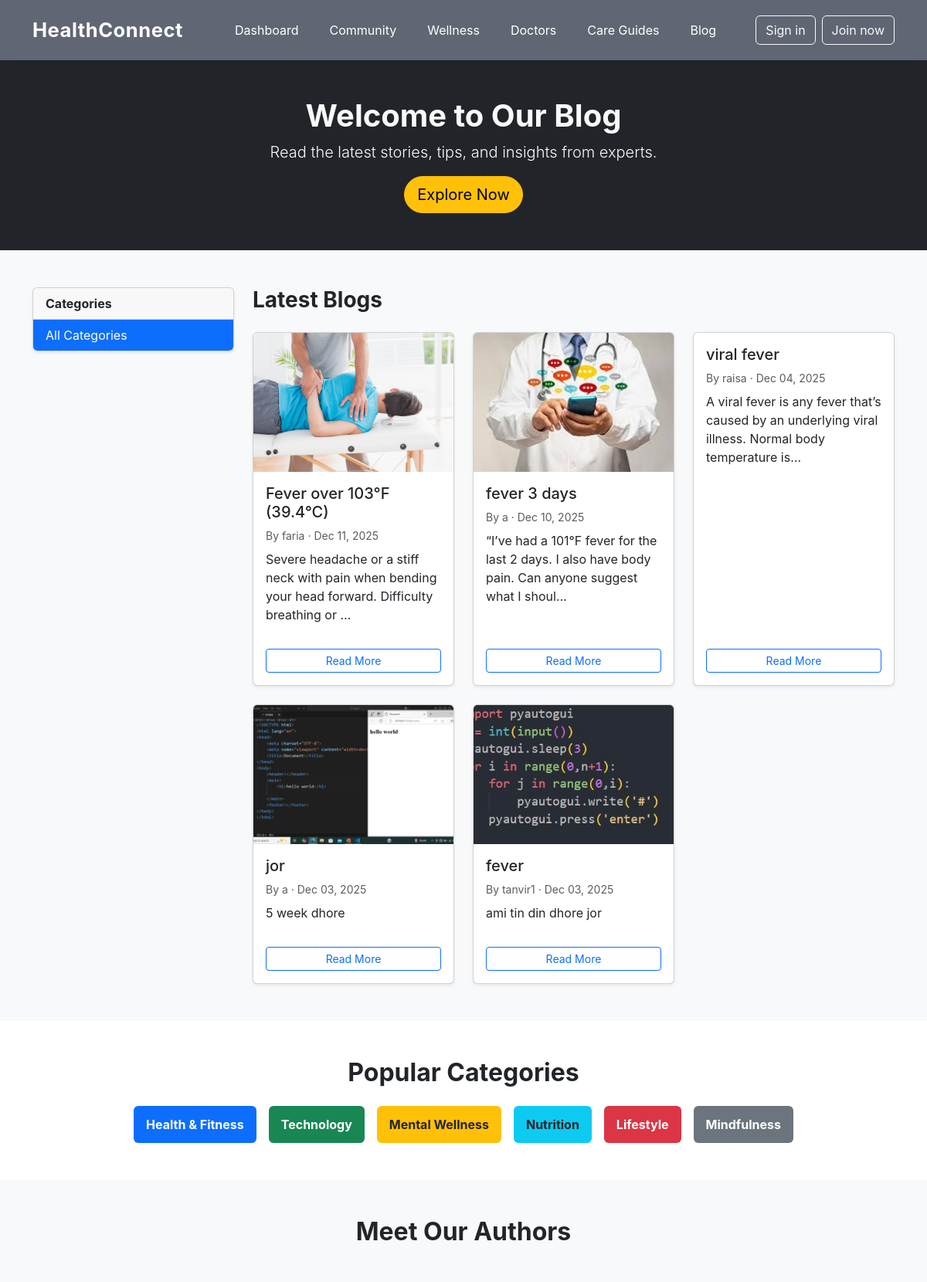
Page /blog/blogs/ (upper part) on the earlier database version.
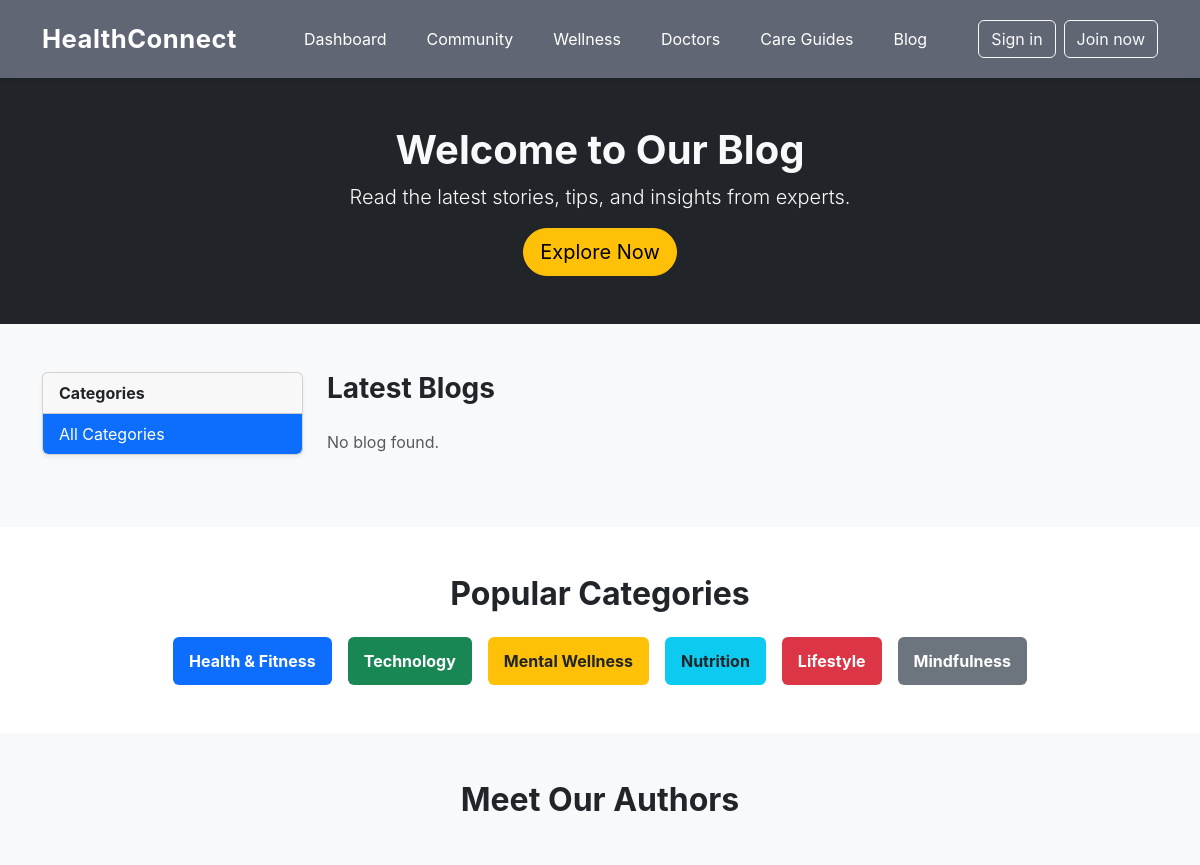
Same page on the later database version.
### blog/models.py (models this page shows, shortened)
class BlogPost(models.Model):
    author = models.ForeignKey(
        settings.AUTH_USER_MODEL,
        on_delete=models.CASCADE,
        related_name="posts"
    )
    title = models.CharField(max_length=200)
    content = RichTextField()
    description = models.TextField(blank=True, null=True)
    photo = models.ImageField(upload_to="blog_photos/", blank=True, null=True)
    category = models.ManyToManyField(Category)
    urgency_level = models.CharField(
        max_length=10,
        choices=URGENCY_CHOICES,
        default='medium'
    )
    created_at = models.DateTimeField(auto_now_add=True)

### accounts/models.py (models this page shows, shortened)
class CustomUser(AbstractUser):
    role = models.CharField(
        max_length=20,
        choices=ROLE_CHOICES,
        default="patient"
    )
    doctor_license = models.CharField(
        max_length=50,
        blank=True,
        null=True
    )
    specialization = models.ManyToManyField(
        "Specialization",
        blank=True,
        help_text="Only for doctors"
    )
    hospital_name = models.CharField(
        max_length=150,
        blank=True,
        null=True
    )
    profile_pic = models.ImageField(
        upload_to="profiles/",
        blank=True,
        null=True
    )
    token_id = models.CharField(
        max_length=12,   # Adjust for future growth
        unique=True,
        blank=True,
        editable=False
    )

### blog/views.py (the view)
# urls.py: path('blogs/', views.blog_list, name='blog_list'),
def blog_list(request, category_slug=None):
    categories = Category.objects.all()
    selected_category = None
    blogs = BlogPost.objects.all().order_by('-created_at')
    if category_slug:
        selected_category = get_object_or_404(Category, slug=category_slug)
        blogs = blogs.filter(category=selected_category)
    context = {
        'blogs': blogs,
        'categories': categories,
        'selected_category': selected_category,
    }
    return render(request, 'core/blog.html', context)

### blog/context_processors.py (called while the page is built)
def unread_notifications(request):
    if request.user.is_authenticated:
        return {
            "unread_count": request.user.notifications.filter(is_read=False).count()
        }
    return {"unread_count": 0}

### core/templates/core/blog.html (shortened to what this page needs)
{% extends "base.html" %}
{% load static %}
{% block content %}
<section class="py-5 text-center bg-dark text-light">
  <div class="container">
    <h1 class="fw-bold">Welcome to Our Blog</h1>
    <p class="lead mb-3">Read the latest stories, tips, and insights from experts.</p>
    <a href="#" class="btn btn-warning btn-lg">Explore Now</a>
  </div>
</section>
 <section class="py-5 bg-light">
  <div class="container">
    <div class="row">
      <div class="col-lg-3 mb-4">
        <div class="d-none d-lg-block">
          <div class="card shadow-sm">
            <div class="card-header fw-bold">
              Categories
            </div>
            <div class="list-group list-group-flush"
                 style="max-height:400px; overflow-y:auto;">
              <a href="{% url 'blog_list' %}"
                 class="list-group-item list-group-item-action
                 {% if not selected_category %}active{% endif %}">
                All Categories
              </a>
            </div>
          </div>
        </div>
      </div>
      <div class="col-lg-9">
        <h3 class="mb-4 fw-bold">
          {% if selected_category %}
            {{ selected_category.name }}
          {% else %}
            Latest Blogs
          {% endif %}
        </h3>
        <div class="row g-4">
          {% for blog in blogs %}
            <div class="col-lg-4 col-md-6">
              <div class="card h-100 shadow-sm">
                {% if blog.photo %}
                  <img src="{{ blog.photo.url }}"
                       class="card-img-top"
                       style="height:180px; object-fit:cover;">
                {% endif %}
                <div class="card-body d-flex flex-column">
                  <h5 class="card-title">{{ blog.title }}</h5>
                  <small class="text-muted mb-2">
                    By {{ blog.author.username }} ·
                    {{ blog.created_at|date:"M d, Y" }}
                  </small>
                  <p class="card-text">
                    {{ blog.content|truncatechars:100 }}
                  </p>
                  <a href="{% url 'blog_detail' blog.pk %}"
                     class="btn btn-outline-primary btn-sm mt-3">
                    Read More
                  </a>
                </div>
              </div>
            </div>
          {% empty %}
            <p class="text-muted">No blog found.</p>
          {% endfor %}
        </div>
      </div>
    </div>
  </div>
</section>
<section class="py-5 bg-white">
  <div class="container text-center">
    <h2 class="fw-bold mb-4">Popular Categories</h2>
    <div class="d-flex flex-wrap justify-content-center gap-3">
      <span class="badge bg-primary p-3 fs-6">Health & Fitness</span>
      <span class="badge bg-success p-3 fs-6">Technology</span>
      <span class="badge bg-warning text-dark p-3 fs-6">Mental Wellness</span>
      <span class="badge bg-info text-dark p-3 fs-6">Nutrition</span>
      <span class="badge bg-danger p-3 fs-6">Lifestyle</span>
      <span class="badge bg-secondary p-3 fs-6">Mindfulness</span>
    </div>
  </div>
</section>
<section class="py-5 bg-light">
  <div class="container text-center">
    <h2 class="fw-bold mb-5">Meet Our Authors</h2>
    <div class="row g-4 justify-content-center">
    </div>
  </div>
</section>
{% endblock content %}

Differences in the rows shown:
removed BlogPost: photo (picture), title "Fever over 103°F (39.4°C)", author.username "faria", created_at "Dec 11, 2025", content "Severe headache or a stiff neck with pain when bending your head forward. Difficulty breathing or …"
removed BlogPost: photo (picture), title "fever 3 days", author.username "a", created_at "Dec 10, 2025", content "“I’ve had a 101°F fever for the last 2 days. I also have body pain. Can anyone suggest what I shoul…"
removed BlogPost: title "viral fever", author.username "raisa", created_at "Dec 04, 2025", content "A viral fever is any fever that’s caused by an underlying viral illness. Normal body temperature is…"
removed BlogPost: photo (picture), title "jor", author.username "a", created_at "Dec 03, 2025", content "5 week dhore"
removed BlogPost: photo (picture), title "fever", author.username "tanvir1", created_at "Dec 03, 2025", content "ami tin din dhore jor"
Other differences:
text now shown: "No blog found."
